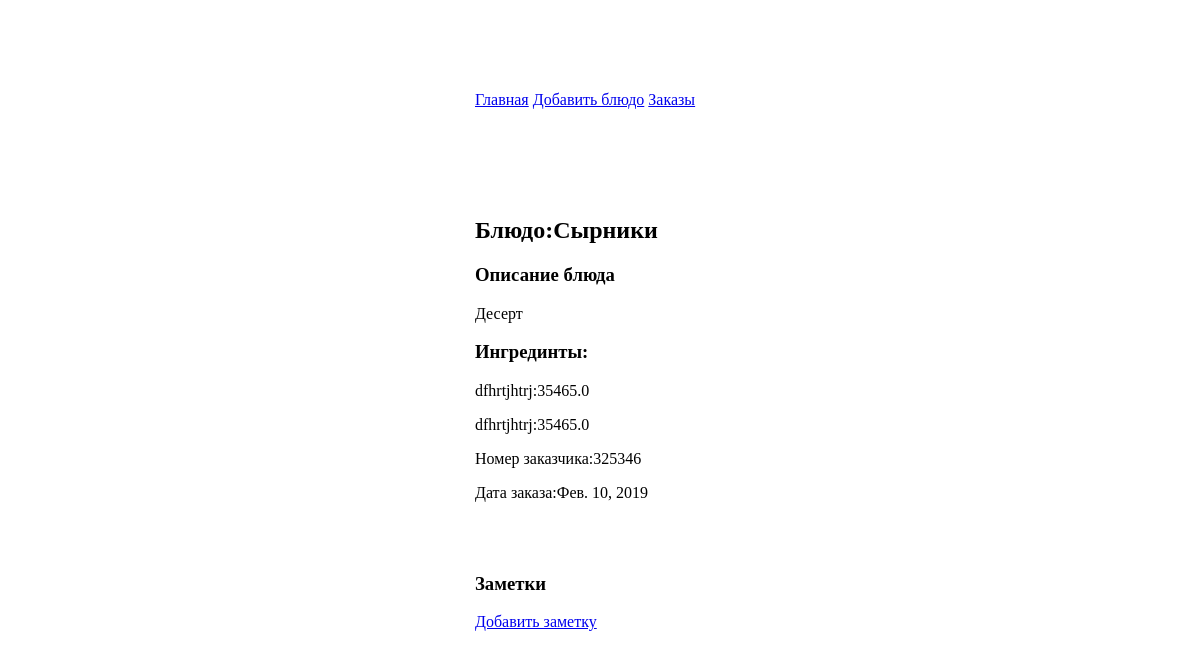
Before: /orders/6 with the older database file.
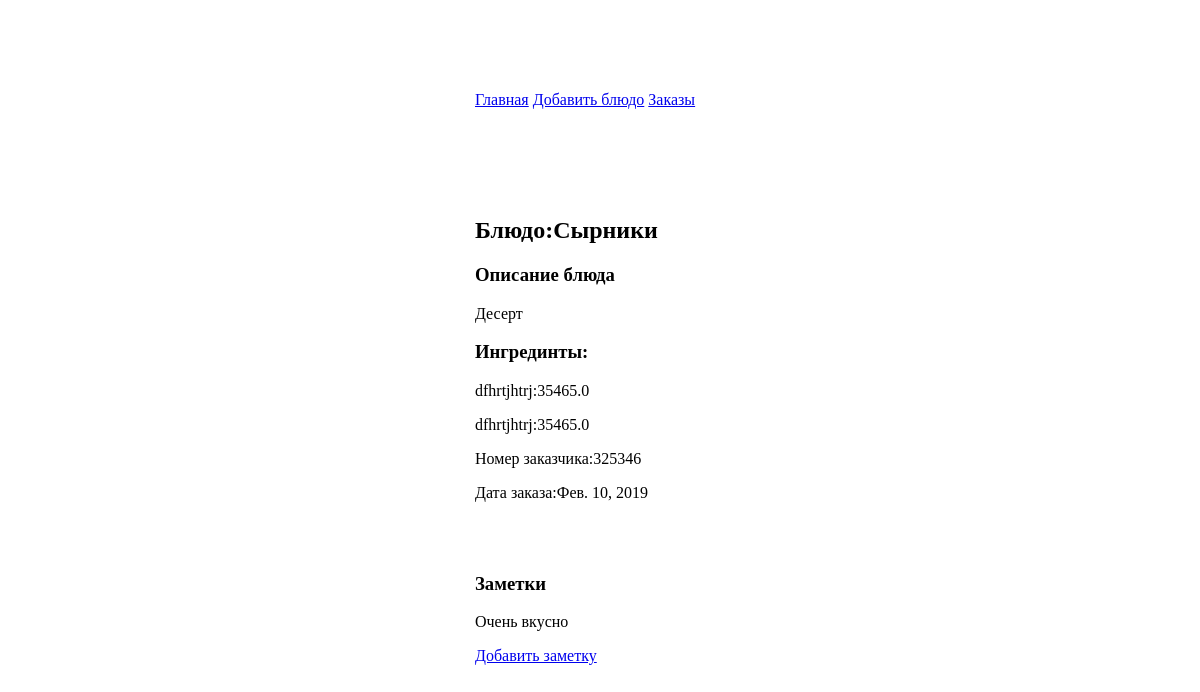
After: the same page with the newer database file.
### coocking_book/models.py (models this page shows, shortened)
class IngredientInOrder(models.Model):
    name = models.CharField(max_length=120, unique=False,
                            verbose_name='Название')
    weight = models.FloatField(
        verbose_name='Количество в граммах', blank=True, null=True)

### notes/models.py (models this page shows)
class Note(models.Model):
	content = models.CharField(max_length = 120)

### coocking_book/views.py (the view)
# urls.py: path('orders/<int:pk>', OrderDetailView.as_view(), name='order_detail'),
class OrderDetailView(DetailView):
    model = Order
    template_name = 'order_detail.html'
    def get_context_data(self, **kwargs):
        context = super(OrderDetailView, self).get_context_data(**kwargs)
        content_type = ContentType.objects.get_for_model(Order)
        context['notes'] = Note.objects.filter(note_item__content_type=content_type)
        context['orders'] = self.model.objects.all()
        context['order'] = self.get_object()
        context['order_ingredient'] = self.get_object().ingredients.all()
        return context

### coocking_book/templates/order_detail.html
{% extends "base.html" %}
{%block content%}
		<h2>Блюдо:{{order.dish.title}}</h2>
		<h3>Описание блюда</h3>
		<p>{{order.dish.description}}
		<h3>Ингрединты:</h3>
		{%for ingredient in order_ingredient%}
			<p>{{ingredient.name}}:{{ingredient.weight}}</p>
		{%endfor%}
		<p>Номер заказчика:{{order.contact}}</p>
		<p>Дата заказа:{{order.order_date}}</p>
		<br><br>
		<h3>Заметки</h3>
		{%for note in notes%}
			<p>{{note.content}}</p>
		{%endfor%}
		<a href="{% url 'notes:add_notes_to_order' order.id %}">Добавить заметку</a>
{%endblock%}

Changed rows visible on the page:
added Note: content "Очень вкусно"
